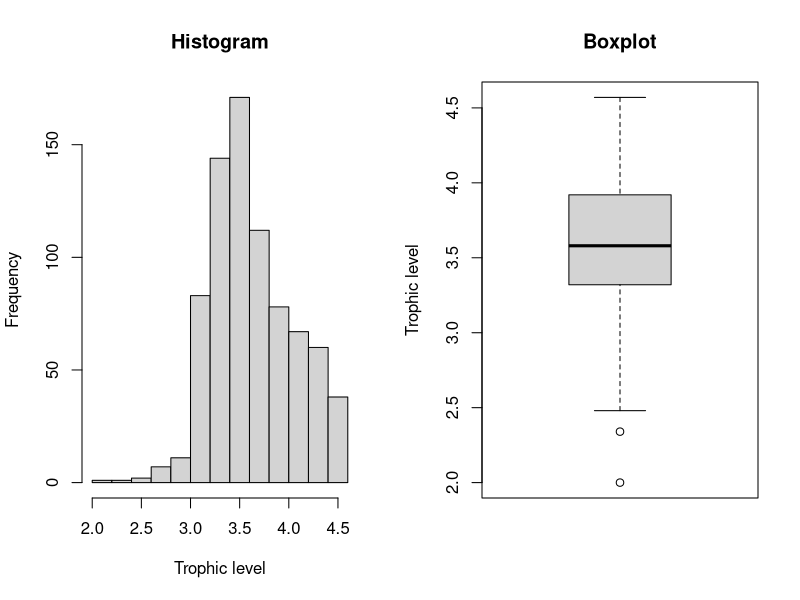
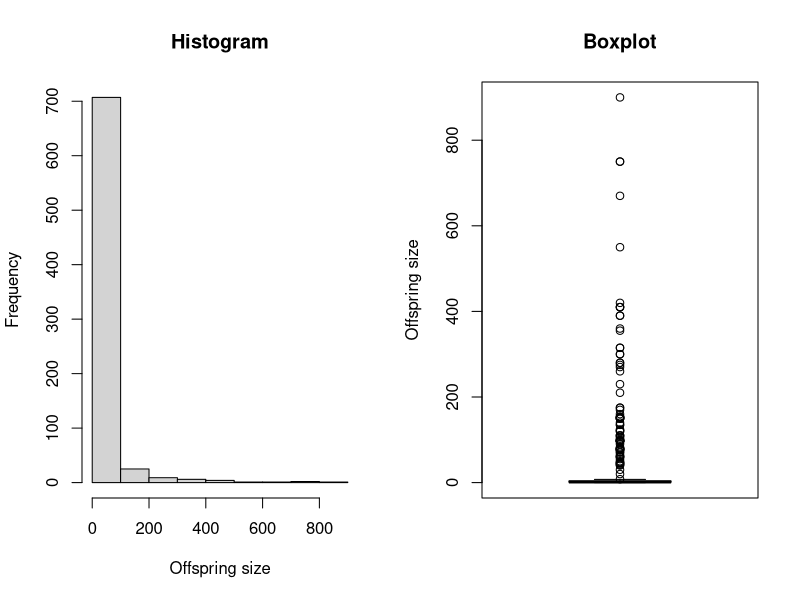
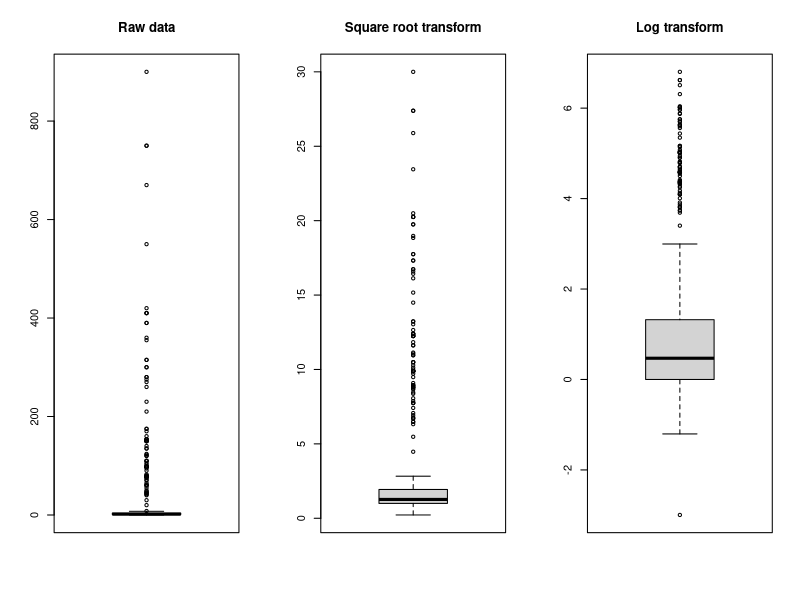
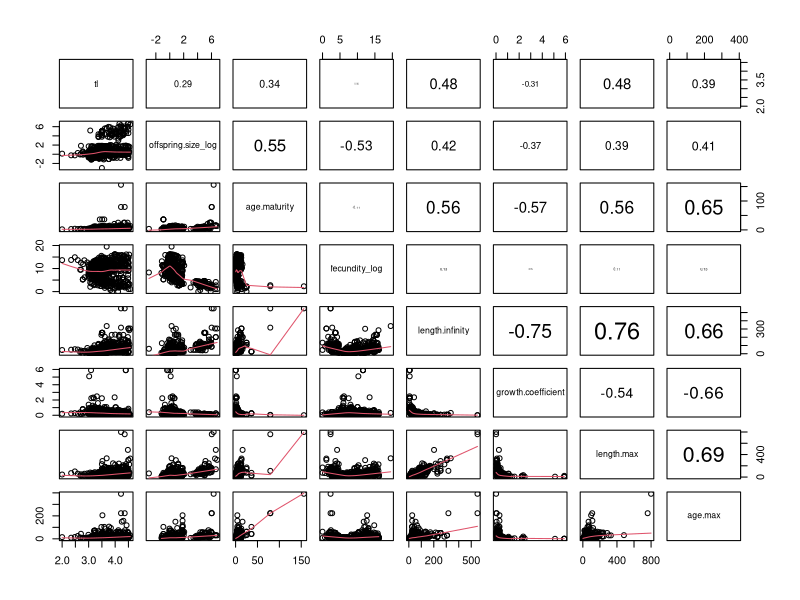
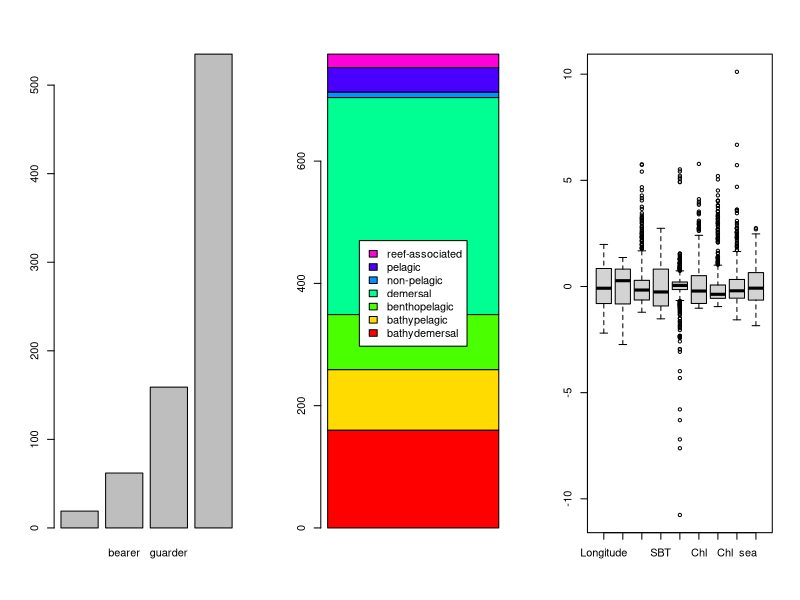
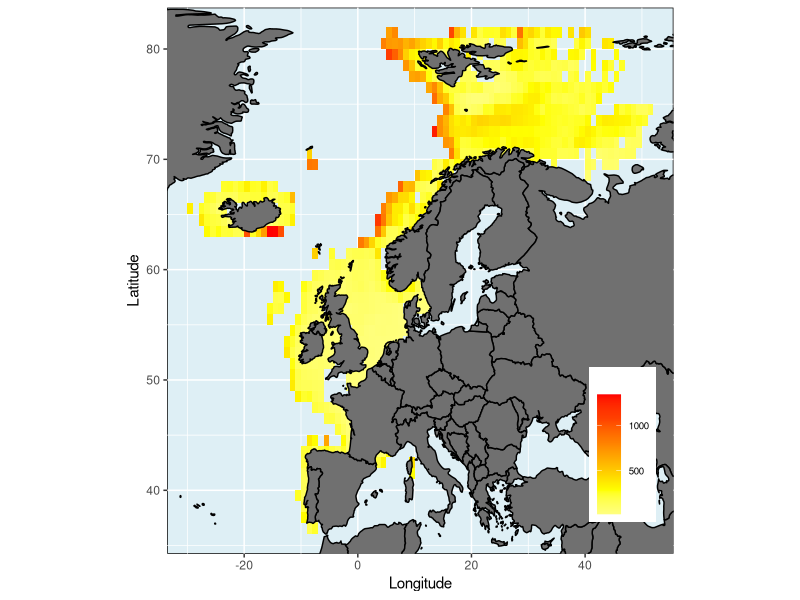
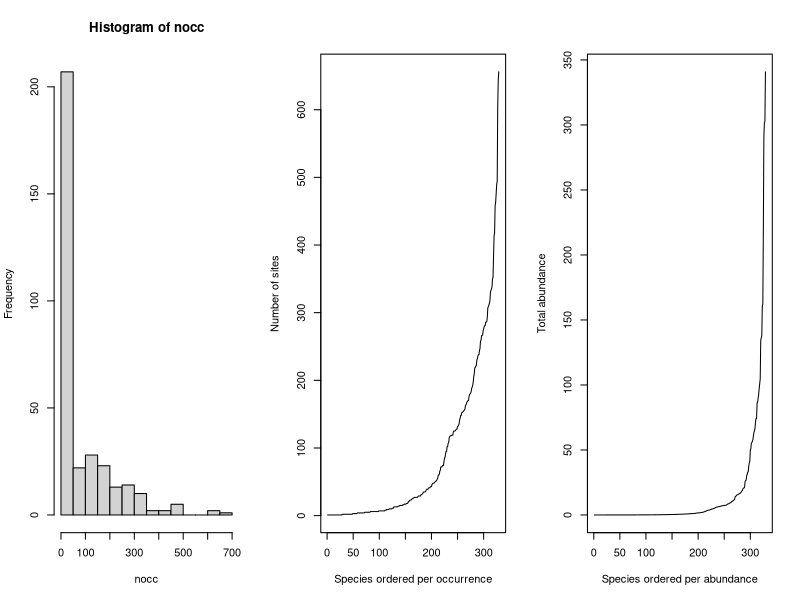
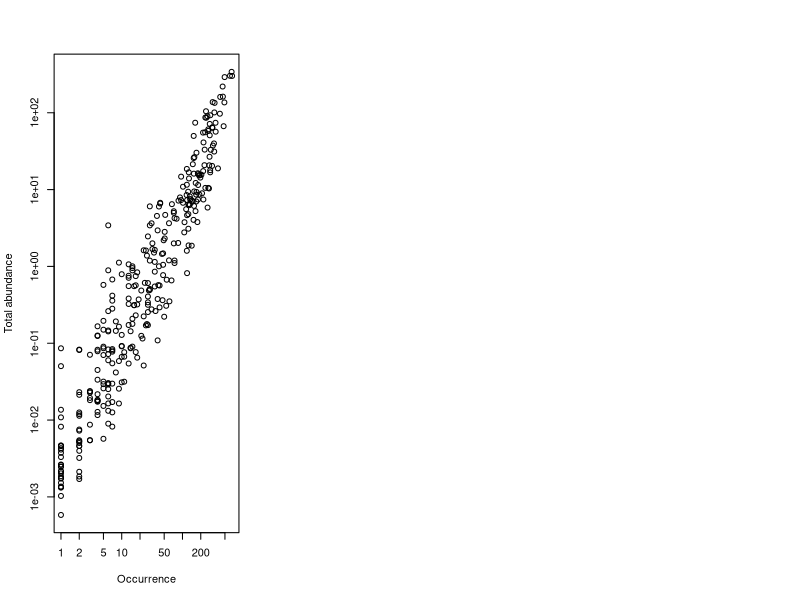

Write R code to recreate these figures, in order.
## ---- chunk 1
knitr::opts_chunk$set(echo = TRUE)
## ---- chunk 2
trait <- read.csv("Fish_trait.csv")
dim(trait)
names(trait)
## ---- chunk 3
par(mfrow=c(1,2))
hist(trait$tl, main="Histogram", xlab="Trophic level")
boxplot(trait$tl, main="Boxplot", ylab="Trophic level")

summary(trait$tl)
## ---- chunk 4
par(mfrow=c(1,2))
hist(trait$offspring.size, main="Histogram", xlab="Offspring size")
boxplot(trait$offspring.size, main="Boxplot", ylab="Offspring size")

summary(trait$offspring.size)
## ---- chunk 5
par(mfrow=c(1,3))
boxplot(trait$offspring.size, main="Raw data")
boxplot(sqrt(trait$offspring.size),  main="Square root transform")
boxplot(log(trait$offspring.size),  main="Log transform")
## ---- chunk 6
trait$offspring.size_log <- log(trait$offspring.size)
## ---- chunk 7
trait$fecundity_log <- log(trait$fecundity)
## ---- chunk 8
panel.cor.m <- function(x, y, digits=2)
{
  usr <- par("usr"); on.exit(par(usr))
  par(usr = c(0, 1, 0, 1))
  r <- cor(x, y,method = "spearman", use = "complete.obs")
  r2 <- abs(cor(x, y,method = "spearman", use = "complete.obs"))
  txt <- format(c(r, 0.123456789), digits=digits)[1]
  cex <- 0.8/strwidth(txt)
  text(0.5, 0.5, txt, cex = cex * r2)
}
## ---- chunk 9
continuous <- c("tl","offspring.size_log","age.maturity","fecundity_log",
                "length.infinity","growth.coefficient", "length.max","age.max")
pairs(trait[,continuous], lower.panel=panel.smooth, 
      upper.panel=panel.cor.m)

## ---- chunk 10
table(trait$spawning.type, useNA="ifany")
barplot(table(trait$spawning.type, useNA="ifany"))
## ---- chunk 11
nhabitat <- table(trait$habitat, useNA="ifany")
nhabitat
barplot(matrix(nhabitat, ncol=1), 
        col=rainbow(length(nhabitat)),
        legend.text=names(nhabitat),
        args.legend = list("x"="center"))
## ---- chunk 12
row.names(trait) <- trait$taxon

#set which traits to keep
keepTraits <- c("tl", "growth.coefficient" , "length.max",
                "age.max", "age.maturity", "fecundity_log", "offspring.size_log")

trait <- trait[,keepTraits]

dim(trait)
## ---- chunk 13
env <- read.csv("Fish_Environment.csv")
dim(env)
names(env)
## ---- chunk 14
boxplot(scale(env))
## ---- chunk 15
library(ggplot2)
mapggplot<-function(x, y, Var, colpal, main="", 
                    xlab="Longitude", ylab="Latitude",
                    legx=0.9, legy=0.2){
  df <- data.frame(x,y,Var)
  ggplot() +
    geom_tile(data=df,aes(x=x,y=y,fill=Var)) + # 
    scale_fill_gradientn(name = main, colours=colpal, na.value = 'white')+#,limits=c(0,25100)) +
    borders(fill="gray44",colour="black") +
    coord_quickmap(xlim=c(range(x)),ylim=c(range(y)))+
    labs(x =xlab,y= ylab)+
    theme(legend.position = c(legx,legy))+
    theme(legend.title = element_text(size = 8),legend.text = element_text(size = 7))+
    guides(shape = guide_legend(override.aes = list(size = 0.2)))+
    theme(panel.background = element_rect(fill=alpha('light blue', 0.4), colour = 'black'))
}
## ---- chunk 16
#Choice of sequential color scale
colpal <- rev(heat.colors(6))
# or from RColorBrewer package
# colpal <- rev(RColorBrewer::brewer.pal(6,"OrRd")) 

mapggplot(env$Longitude, env$Latitude, env$Depth, colpal)
## ---- chunk 17
abu <- read.csv("Fish_Abundance.csv",
                check.names = FALSE)
dim(abu)
## ---- chunk 18
nocc <- apply(abu>0,2,sum)
hist(nocc)

plot(sort(nocc), type="l", 
     xlab="Species ordered per occurrence",
     ylab="Number of sites")
## ---- chunk 19
totabu <- apply(abu,2,sum)
plot(sort(totabu), type="l",
     xlab="Species ordered per abundance",
     ylab="Total abundance")
## ---- chunk 20
plot(nocc,totabu, log="xy",
     xlab="Occurrence", 
     ylab="Total abundance")
## ---- chunk 21
threshold <- nrow(abu)*0.1
#number of species kept
sum(nocc>threshold)
#percentage of abundance conserved
sum(abu[,nocc>threshold])/sum(abu)*100

#Select only species with occurrence in at least 10% of grid cells
abu <- abu[,nocc>threshold]
## ---- chunk 22
# match the taxa names
mtaxa <- match(colnames(abu), row.names(trait))

#check if there all species are matched: must be TRUE
all(!is.na(mtaxa))

trait <- trait[mtaxa,]

#check if column of abu match the rows of trait: must be TRUE
all(colnames(abu)==row.names(trait))
## ---- chunk 23
#check if rows of abu and env match: must be TRUE
all(row.names(abu)==row.names(env))
## ---- chunk 24
# save coordinates in a separate object
coo <- cbind(env$Longitude, env$Latitude)

# and remove in 'env'
env <- env[,-which(names(env)%in%c("Longitude", "Latitude"))]
dim(env)
## ---- chunk 25
apply(is.na(env),2,sum)

apply(is.na(trait),2,sum)
## ---- chunk 26
save(abu, trait, env, coo, 
     mapggplot,
     file="FishTraitEnv_example.Rdata")
